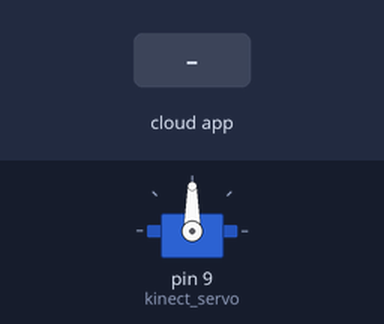
Recording of a sketch running on a simulated Arduino Uno, built with avr-gcc and run on an emulated ATmega328P. Parts: servo. The inputs (shaded band) are chosen by the test bench. The ROS host is connected and sends only what is stated.

Above: at 1.2 s.
1.3 s: the phone or cloud app sets servo_angle to -100
At 2.49 s:
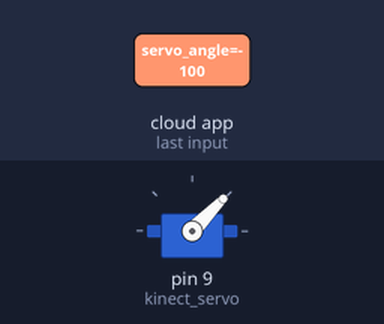
At 3.7 s:
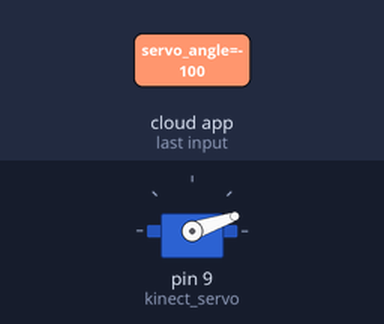
4.3 s: the phone or cloud app sets servo_angle to 100
At 9.4 s:
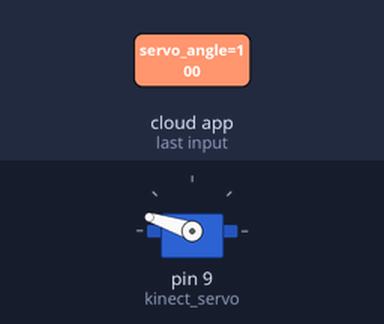
Timing chart, 0 to 10.9 s (numbered marks = the images above; inputs shaded):
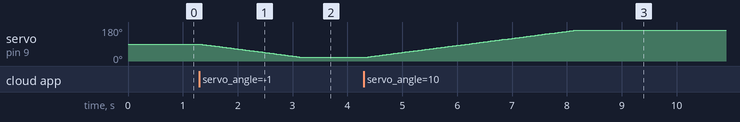

Measured:
- after the input at 1.3 s, servo on pin 9 (kinect_servo): moves from 90° to 19° over 1.9 s, starting at once
- after the input at 4.3 s, servo on pin 9 (kinect_servo): moves from 19° to 162° over 3.8 s, starting at once

The sketch:

firmware.ino
```cpp
#include <Servo.h>
#include <ros.h>
#include <std_msgs/Float32.h>

ros::NodeHandle nh;

Servo kinect_servo;
uint16_t target = 1475;
uint16_t current = target;

// Actual range is 240 degrees, so about 7.7 us = 1 deg
void servoCallback(const std_msgs::Float32 & msg) {
  target = (uint16_t)(1475 + 925*(msg.data)/125);
  //kinect_servo.writeMicroseconds(targ
}

ros::Subscriber<std_msgs::Float32> sub("servo_angle", servoCallback);

void setup() {
  nh.initNode();
  nh.subscribe(sub);

  kinect_servo.attach(9);
  kinect_servo.writeMicroseconds(target);//current);
}

double millis_last_write = 0;
double servo_step = 10;
double time_step_millis = 25;

void loop() {
  nh.spinOnce();
  if(((millis() - millis_last_write) > time_step_millis) && (current != target)) {
    if(current < target) {
      current += servo_step;
      if(current > target) {
        current = target;
      }
    }
    else if(current > target) {
      current -= servo_step;
      if(current < target) {
        current = target;
      }
    }
    kinect_servo.writeMicroseconds(current);
    millis_last_write = millis();
  }
}
```
